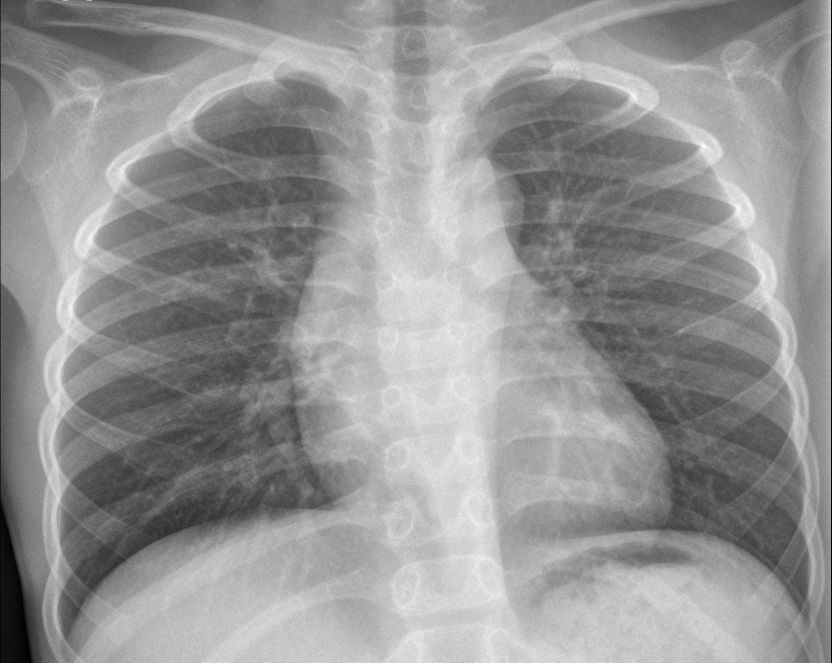
#> input picture Datasets/test/NORMAL/IM-0006-0001.jpeg, 1663 x 1326 px, found by its file name (shown at 1/2 size); its folder holds only this picture in this run
$ jupyter execute --allow-errors '[KA]_PROYEK_PNEUNOMIA_ASLI.ipynb'
#> lines starting #> are read from the running program, lines starting #| are printed output that depends on the picture
# Project Akhir Mata Kuliah Kecerdasan Artifisial
> DETEKSI DINI PNEUMONIA PADA CITRA X-RAY PARU MENGGUNAKAN HYBRID FEATURE EXTRACTION (HOG & LBP) DENGAN ANALISIS KOMPARATIF MODEL DECISION TREE, RANDOM FOREST, DAN XGBOOST

**Dosen Pengampu**
- Kartika Chandra Dewi, S.Si., M.Si.

**Anggota Kelompok**
- Muhammad Habib Nur Aiman (24031554152)
- Rabbani Yuki Arfiansyach (24031554131)
- M. Habiburrohman Al-Fathir (24031554145)
- Frendy Zahril Ramadhani (24031554187)

[cell 1]
import matplotlib.pyplot as plt
import seaborn as sns
import numpy as np
import pandas as pd
import joblib

# Library Model
from sklearn.preprocessing import MinMaxScaler, StandardScaler
from imblearn.over_sampling import SMOTE
from sklearn.tree import DecisionTreeClassifier
from sklearn.ensemble import RandomForestClassifier, VotingClassifier
from xgboost import XGBClassifier
from sklearn.metrics import classification_report, confusion_matrix, accuracy_score, recall_score
from sklearn.decomposition import PCA
from sklearn.feature_selection import SelectFromModel
from sklearn.model_selection import RandomizedSearchCV

[cell 2]
from google.colab import drive
drive.mount('/content/drive')

# **Exploratory Data Analysis**

[cell 3]
import os
import matplotlib.pyplot as plt
import seaborn as sns
import pandas as pd

base_dir = '/content/drive/MyDrive/KECERDASAN ARITIFISIAL/Datasets'

splits = ['train', 'val', 'test']
classes = ['NORMAL', 'PNEUMONIA']

dataset_stats = []

print("Mulai menghitung file...")
for split in splits:
    for label in classes:
        folder_path = os.path.join(base_dir, split, label)

        if os.path.exists(folder_path):
            num_images = len(os.listdir(folder_path))
            dataset_stats.append({'Split': split, 'Label': label, 'Jumlah': num_images})
            print(f"[{split.upper()}] - {label}: {num_images} gambar")
        else:
            print(f"Warning: Folder tidak ditemukan di {folder_path}")

df = pd.DataFrame(dataset_stats)

### **Visualisasi Distribusi Kelas (Class Balance)**

[cell 4]
plt.figure(figsize=(10, 6))
sns.set_style("whitegrid")

ax = sns.barplot(data=df, x='Split', y='Jumlah', hue='Label', palette=['blue', 'red'])

plt.title('Distribusi Kelas: Normal vs Pneumonia', fontsize=16, fontweight='bold')
plt.xlabel('Kategori Dataset', fontsize=12)
plt.ylabel('Jumlah Gambar', fontsize=12)
plt.legend(title='Kelas')

for p in ax.patches:
    if p.get_height() > 0:
        ax.annotate(f'{int(p.get_height())}',
                    (p.get_x() + p.get_width() / 2., p.get_height()),
                    ha = 'center', va = 'center',
                    xytext = (0, 9),
                    textcoords = 'offset points')

plt.tight_layout()
plt.show()
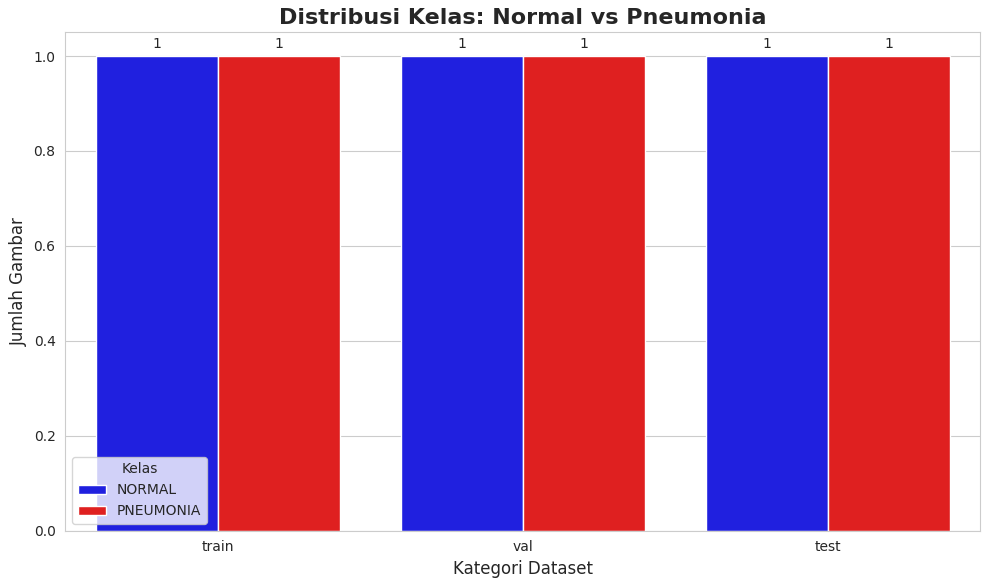
#> figure drawn by matplotlib, 1 panel

### **Analisis Distribusi Ukuran Gambar**

[cell 5]
from PIL import Image
from tqdm import tqdm

img_dims = []

print("Sedang membaca dimensi gambar (ini mungkin memakan waktu bergantung koneksi Drive)...")

for split in splits:
    for label in classes:
        folder_path = os.path.join(base_dir, split, label)

        if os.path.exists(folder_path):
            files = os.listdir(folder_path)

            for f in tqdm(files, desc=f"{split.upper()} - {label}"):
                if f.lower().endswith(('.png', '.jpg', '.jpeg')):
                    f_path = os.path.join(folder_path, f)
                    try:
                        with Image.open(f_path) as img:
#> img is the input picture: PIL image 1663x1326 L; min 0, max 255, mean 148.7
                            w, h = img.size
#> w = 1663; h = 1326
                            img_dims.append({
                                'Split': split,
                                'Label': label,
                                'Width': w,
                                'Height': h
                            })
                    except Exception as e:
                        pass

df_dims = pd.DataFrame(img_dims)

plt.figure(figsize=(10, 8))
sns.scatterplot(data=df_dims, x='Width', y='Height', hue='Label', alpha=0.6, palette=['blue', 'red'])

plt.title('Distribusi Ukuran Gambar: Width vs Height', fontsize=16, fontweight='bold')
plt.xlabel('Width (Pixel)', fontsize=12)
plt.ylabel('Height (Pixel)', fontsize=12)
plt.grid(True, linestyle='--', alpha=0.5)
plt.legend(title='Kelas')
plt.tight_layout()
plt.show()
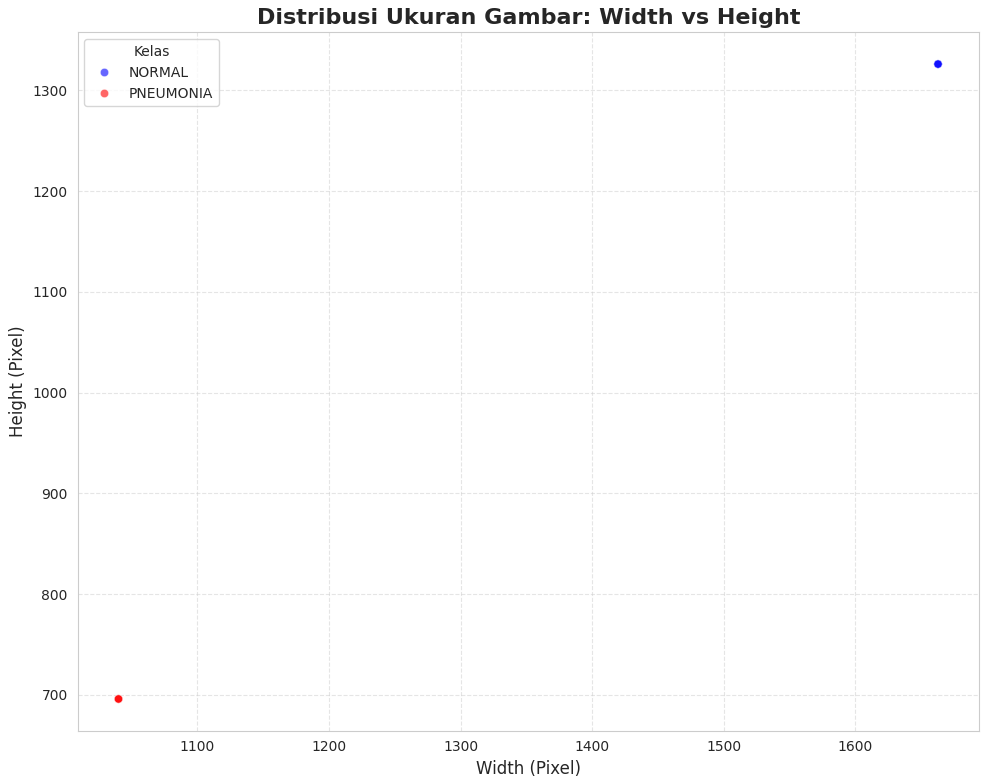
#> figure drawn by matplotlib, 1 panel

print("\n--- Statistik Ukuran Gambar ---")
print(df_dims.groupby('Label')[['Width', 'Height']].describe())

### **Visualisasi Sampel Acak**

[cell 6]
import random
import matplotlib.image as mpimg

base_dir = '/content/drive/MyDrive/KECERDASAN ARITIFISIAL/Datasets/train' # Kita ambil sampel dari data TRAIN saja
classes = ['NORMAL', 'PNEUMONIA']

def get_random_images(label, count=8):
#> called with label = 'NORMAL', count = 8
    folder_path = os.path.join(base_dir, label)
    files = [f for f in os.listdir(folder_path) if f.lower().endswith(('.png', '.jpg', '.jpeg'))]
#> files = ['IM-0006-0001.jpeg']
    random_files = random.sample(files, count)
    return [os.path.join(folder_path, f) for f in random_files]

#> (the rest of this cell did not finish here and is left out)

### **Analisis Distribusi Intensitas Pixel**

[cell 7]
import cv2

base_dir = '/content/drive/MyDrive/KECERDASAN ARITIFISIAL/Datasets/train'

SAMPLE_SIZE = 500
IMG_SIZE = 128

def get_pixel_values(label):
#> called with label = 'NORMAL'
    folder_path = os.path.join(base_dir, label)
    files = os.listdir(folder_path)

    if len(files) > SAMPLE_SIZE:
        files = np.random.choice(files, SAMPLE_SIZE, replace=False)

    pixel_values = []

    print(f"Mengambil data pixel dari kelas {label}...")
    for f in tqdm(files):
        if f.lower().endswith(('.png', '.jpg', '.jpeg')):
            path = os.path.join(folder_path, f)
            try:
                img = cv2.imread(path, 0)
                img = cv2.resize(img, (IMG_SIZE, IMG_SIZE))
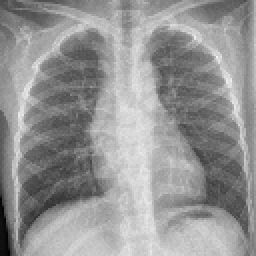
#> img: shape (128, 128) (shown 2 times larger); min 0, max 246, mean 148.7
                pixel_values.extend(img.flatten())
            except Exception as e:
                pass

    return pixel_values

normal_pixels = get_pixel_values('NORMAL')
#> normal_pixels = 16384 values, max 246 at index 3692, min 0 at index 16132, mean 148.7
pneumonia_pixels = get_pixel_values('PNEUMONIA')
#> call 2 of get_pixel_values, with label = 'PNEUMONIA'
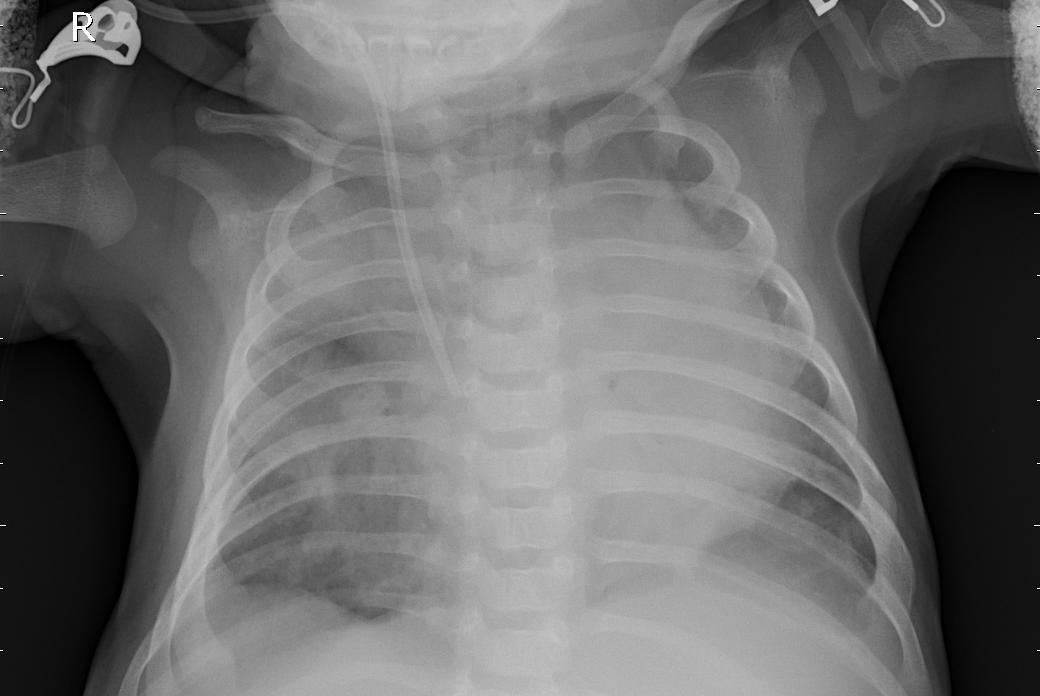
#> input picture Datasets/test/PNEUMONIA/person100_bacteria_482.jpeg, 1040 x 696 px, found by its file name
#> in get_pixel_values, img is the input picture: shape (696, 1040); min 0, max 255, mean 106.5
#> in get_pixel_values (call 2), `img = cv2.resize(img, (IMG_SIZE, IMG_SIZE))`:
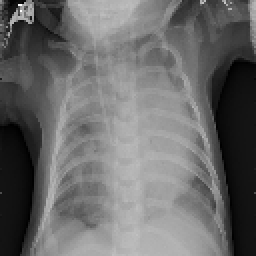
#> img: shape (128, 128) (shown 2 times larger); min 0, max 253, mean 106.4
#> pneumonia_pixels = 16384 values, max 253 at index 265, min 0 at index 4085, mean 106.4

plt.figure(figsize=(10, 6))
sns.kdeplot(normal_pixels, color='blue', label='Normal', fill=True, alpha=0.3)
sns.kdeplot(pneumonia_pixels, color='red', label='Pneumonia', fill=True, alpha=0.3)

plt.title('Distribusi Intensitas Pixel: Normal vs Pneumonia', fontsize=16, fontweight='bold')
plt.xlabel('Nilai Pixel (0=Hitam, 255=Putih)', fontsize=12)
plt.ylabel('Kepadatan (Density)', fontsize=12)
plt.legend()
plt.grid(True, alpha=0.3)

plt.text(200, 0.005, 'Area Putih\n(Tulang/Cairan)', fontsize=9, color='gray')
plt.text(20, 0.005, 'Area Hitam\n(Udara)', fontsize=9, color='gray')

plt.tight_layout()
plt.show()
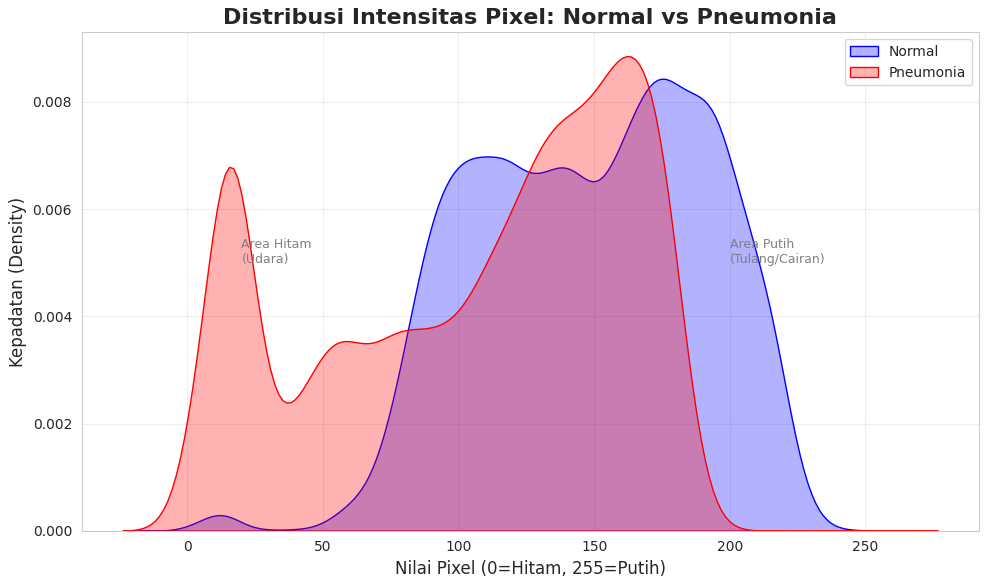
#> figure drawn by matplotlib, 1 panel

print("\n--- Analisis ---")
print(f"Rata-rata Nilai Pixel Normal: {np.mean(normal_pixels):.2f}")
#| Rata-rata Nilai Pixel Normal: 148.65
print(f"Rata-rata Nilai Pixel Pneumonia: {np.mean(pneumonia_pixels):.2f}")
#| Rata-rata Nilai Pixel Pneumonia: 106.36

### **Mean Image (Citra Rata-rata)**

[cell 8]
base_dir = '/content/drive/MyDrive/KECERDASAN ARITIFISIAL/Datasets/train'
IMG_SIZE = 128

def compute_mean_image(label):
#> called with label = 'NORMAL'
    folder_path = os.path.join(base_dir, label)
    files = [f for f in os.listdir(folder_path) if f.lower().endswith(('.png', '.jpg', '.jpeg'))]

    mean_img = np.zeros((IMG_SIZE, IMG_SIZE), dtype=np.float32)
    count = 0

    print(f"Menghitung rata-rata gambar untuk {label}...")
    for f in tqdm(files):
        try:
            path = os.path.join(folder_path, f)
            img = cv2.imread(path, 0)
            img = cv2.resize(img, (IMG_SIZE, IMG_SIZE))

            mean_img += img
            count += 1
        except:
            pass

    mean_img /= count

    mean_img = np.array(mean_img, dtype=np.uint8)
    return mean_img

mean_normal = compute_mean_image('NORMAL')
mean_pneumonia = compute_mean_image('PNEUMONIA')

plt.figure(figsize=(12, 6))

plt.subplot(1, 2, 1)
plt.imshow(mean_normal, cmap='gray')
plt.title('Rata-rata Gambar: NORMAL', fontsize=14, fontweight='bold', color='blue')
plt.axis('off')

plt.subplot(1, 2, 2)
plt.imshow(mean_pneumonia, cmap='gray')
plt.title('Rata-rata Gambar: PNEUMONIA', fontsize=14, fontweight='bold', color='red')
plt.axis('off')

plt.tight_layout()
plt.show()

# Ini untuk melihat area mana yang paling beda
diff = cv2.absdiff(mean_normal, mean_pneumonia)
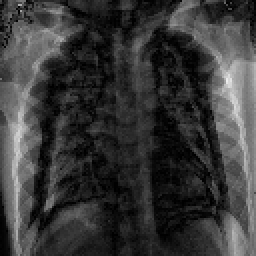
#> diff: shape (128, 128) (shown 2 times larger); min 0, max 238, mean 56.1
plt.figure(figsize=(6, 6))
plt.imshow(diff, cmap='hot')
plt.title('Heatmap Perbedaan (Normal vs Pneumonia)', fontsize=14)
plt.colorbar(label='Selisih Intensitas Pixel')
plt.axis('off')
plt.show()
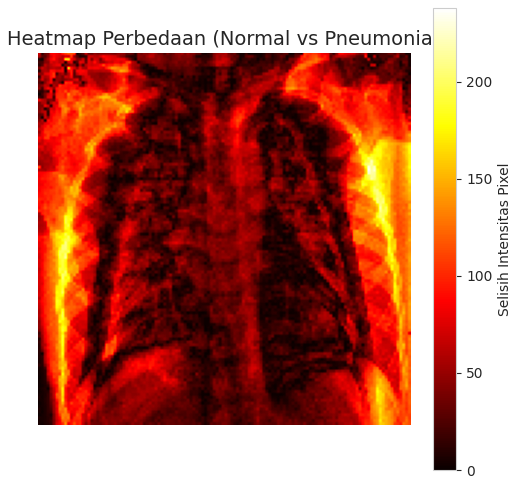
#> figure drawn by matplotlib, 2 panels

# **BUILD MODEL**

### **FEATURE ENGINEERING**

[cell 9]
import os
import cv2
import numpy as np
from skimage.feature import hog, local_binary_pattern
from tqdm import tqdm #progress

BASE_DIR = "/content/drive/MyDrive/KECERDASAN ARITIFISIAL/Datasets"
IMG_SIZE = 256

LBP_RADIUS = 3
LBP_POINTS = 8 * LBP_RADIUS

def extract_features(image_path):
  img  = cv2.imread(image_path, 0)

  if img is None:
    return None

  img = cv2.resize(img, (IMG_SIZE, IMG_SIZE))
#> img: shape (256, 256)

  # ClipLimit=2.0 (kontras), TileGridSize=(8,8) (ukuran blok lokal)
  # clahe = cv2.createCLAHE(clipLimit=2.0, tileGridSize=(8,8))
  # img = clahe.apply(img)

  # HOG (Histrogram Of Oriented Gradient) -> bentuk
  hog_feats = hog(img, orientations = 9, pixels_per_cell = (8,8),
                  cells_per_block  = (2, 2), block_norm = 'L2-Hys', transform_sqrt = True)

  # LBP (Local Binary Pattern) -> Tekstur
  lbp_image = local_binary_pattern(img, LBP_POINTS, LBP_RADIUS, method = 'uniform')
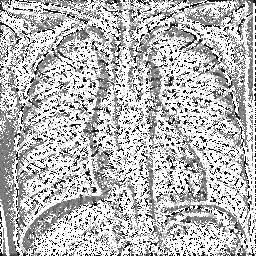
#> lbp_image: shape (256, 256) float64; min 0, max 25, mean 18.1; drawn with min black and max white

  n_bins = int(lbp_image.max() + 1)
#> n_bins = 26
  lbp_hist, _ = np.histogram(lbp_image.ravel(), bins = n_bins, range = (0, n_bins), density = True)
#> lbp_hist = 26 values, max 0.472 at index 25, min 0.00964 at index 5, mean 0.0385

  # 2. Fitur BARU (Global Intensity)
  mean_val = np.mean(img)
#> mean_val = 148.7
  std_val = np.std(img)
#> std_val = 41.99
  global_feats = np.array([mean_val, std_val])
#> global_feats = [148.7, 41.99]

  combined_features = np.hstack([hog_feats, lbp_hist, global_feats])

  return combined_features

def load_data(split_name):
  folder_path = os.path.join(BASE_DIR, split_name)
  categories = ['NORMAL', 'PNEUMONIA']

  features = []
  labels = []

  print(f"PROSES DATA: {split_name.upper()}...")

  for label_name in categories:

    class_num = 0 if label_name == 'NORMAL' else 1
    path = os.path.join(folder_path, label_name)
    files = os.listdir(path)
    for img_name in tqdm(files, desc = f"{label_name}"):
      try:
        full_path = os.path.join(path, img_name)

        data_vector = extract_features(full_path)

        if data_vector is not None:
          features.append(data_vector)
          labels.append(class_num)
      except Exception as e:
        pass

  return np.array(features), np.array(labels)

print("EKSTRASI FITUR DIMULAI")

X_test, y_test = load_data('test')
#> y_test = [0, 1]
print(f"SELESAI!, Dimensi X_test: {X_test.shape}, y_test: {y_test.shape}")
#| SELESAI!, Dimensi X_test: (2, 34624), y_test: (2,)

X_train, y_train = load_data('train')
#> y_train = [0, 1]
print(f"SELESAI!, Dimensi X_train: {X_train.shape}, y_train: {y_train.shape}")
#| SELESAI!, Dimensi X_train: (2, 34624), y_train: (2,)

X_val, y_val = load_data('val')
#> y_val = [0, 1]
print(f"SELESAI!, Dimensi X_val: {X_val.shape}, y_val: {y_val.shape}")
#| SELESAI!, Dimensi X_val: (2, 34624), y_val: (2,)

[cell 10]
print("Normalisasi data dengan MinMaxScaler...")
scaler = MinMaxScaler()

X_train = scaler.fit_transform(X_train)
X_test = scaler.transform(X_test)
X_val = scaler.transform(X_val)

print("MinMaxScaler selesai!")
print(f"Bentuk X_train: {X_train.shape}")
#| Bentuk X_train: (2, 34624)
print(f"Bentuk X_test: {X_test.shape}")
#| Bentuk X_test: (2, 34624)
print(f"Bentuk X_val: {X_val.shape}")
#| Bentuk X_val: (2, 34624)

## **PCA**

[cell 11]
from sklearn.decomposition import PCA

# n_components=0.95 artinya: "Carikan jumlah fitur minimal yang bisa menyimpan 95% informasi"
pca = PCA(n_components=0.95, random_state=42)

# Fit pada data TRAIN saja
X_train_pca = pca.fit_transform(X_train) # X_train_scaled dari tahap sebelumnya
#> X_train_pca = [-92.9, 92.9]
X_test_pca = pca.transform(X_test)
#> X_test_pca = [-92.9, 92.9]
X_val_pca = pca.transform(X_val)
#> X_val_pca = [-92.9, 92.9]

print(f"Dimensi Asli: {X_train.shape[1]}")
#| Dimensi Asli: 34624
print(f"Dimensi Setelah PCA: {X_train_pca.shape[1]}")
#| Dimensi Setelah PCA: 1

### **CARI FITUR TERPENTING**

[cell 12]
from sklearn.feature_selection import SelectFromModel
from sklearn.ensemble import RandomForestClassifier

# 1. Latih Random Forest HANYA untuk milih fitur (bukan prediksi)
print("Sedang menyeleksi fitur penting...")
selector = RandomForestClassifier(n_estimators=100, random_state=42, n_jobs=-1)
selector.fit(X_train_pca, y_train)

# 2. Ambil fitur yang penting saja
model_selector = SelectFromModel(selector, prefit=True)
X_train_selected = model_selector.transform(X_train_pca)
#> X_train_selected = [-92.9, 92.9]
X_test_selected = model_selector.transform(X_test_pca)
#> X_test_selected = [-92.9, 92.9]

print(f"Fitur awal: {X_train_pca.shape[1]}")
#| Fitur awal: 1
print(f"Fitur terpilih: {X_train_selected.shape[1]}")
#| Fitur terpilih: 1

### **HANDLING IMBALANCE : SMOTE**

[cell 13]
print("DATA SEBELUM DI SMOTE")
unique, counts = np.unique(y_train, return_counts=True)
#> unique = [0, 1]; counts = [1, 1]
print(f"Jumlah Data Asli: {dict(zip(unique, counts))}")
#| Jumlah Data Asli: {0: 1, 1: 1}

print("Menyeimbangkan data dengan SMOTE")
#> (the rest of this cell did not finish here and is left out)

[cell 14]
print("Normalisasi Global Selesai!")
print(f"Contoh data sebelum: {X_train[0][:5]}") # Lihat 5 angka awal
#| Contoh data sebelum: [0. 0. 0. 0. 1.]
#> (the rest of this cell did not finish here and is left out)
